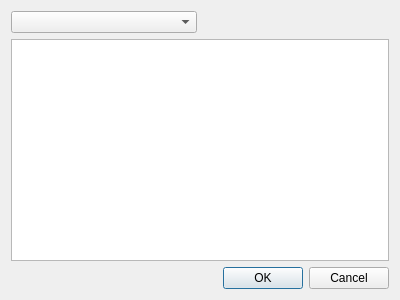
<?xml version="1.0" encoding="UTF-8"?>
<ui version="4.0">
 <class>GUI_VideoCapture</class>
 <widget class="QDialog" name="GUI_VideoCapture">
  <property name="geometry">
   <rect>
    <x>0</x>
    <y>0</y>
    <width>400</width>
    <height>300</height>
   </rect>
  </property>
  <property name="windowTitle">
   <string>Dialog</string>
  </property>
  <layout class="QGridLayout" name="gridLayout">
   <item row="0" column="0">
    <widget class="QComboBox" name="cmbCamSelect"/>
   </item>
   <item row="0" column="1">
    <spacer name="horizontalSpacer">
     <property name="orientation">
      <enum>Qt::Horizontal</enum>
     </property>
     <property name="sizeHint" stdset="0">
      <size>
       <width>185</width>
       <height>20</height>
      </size>
     </property>
    </spacer>
   </item>
   <item row="1" column="0" colspan="2">
    <widget class="QGraphicsView" name="graphicsView"/>
   </item>
   <item row="2" column="0">
    <spacer name="horizontalSpacer_2">
     <property name="orientation">
      <enum>Qt::Horizontal</enum>
     </property>
     <property name="sizeHint" stdset="0">
      <size>
       <width>185</width>
       <height>20</height>
      </size>
     </property>
    </spacer>
   </item>
   <item row="2" column="1">
    <widget class="QDialogButtonBox" name="buttonBox">
     <property name="orientation">
      <enum>Qt::Horizontal</enum>
     </property>
     <property name="standardButtons">
      <set>QDialogButtonBox::Cancel|QDialogButtonBox::Ok</set>
     </property>
    </widget>
   </item>
  </layout>
 </widget>
 <resources/>
 <connections>
  <connection>
   <sender>buttonBox</sender>
   <signal>accepted()</signal>
   <receiver>GUI_VideoCapture</receiver>
   <slot>accept()</slot>
   <hints>
    <hint type="sourcelabel">
     <x>248</x>
     <y>254</y>
    </hint>
    <hint type="destinationlabel">
     <x>157</x>
     <y>274</y>
    </hint>
   </hints>
  </connection>
  <connection>
   <sender>buttonBox</sender>
   <signal>rejected()</signal>
   <receiver>GUI_VideoCapture</receiver>
   <slot>reject()</slot>
   <hints>
    <hint type="sourcelabel">
     <x>316</x>
     <y>260</y>
    </hint>
    <hint type="destinationlabel">
     <x>286</x>
     <y>274</y>
    </hint>
   </hints>
  </connection>
 </connections>
</ui>
